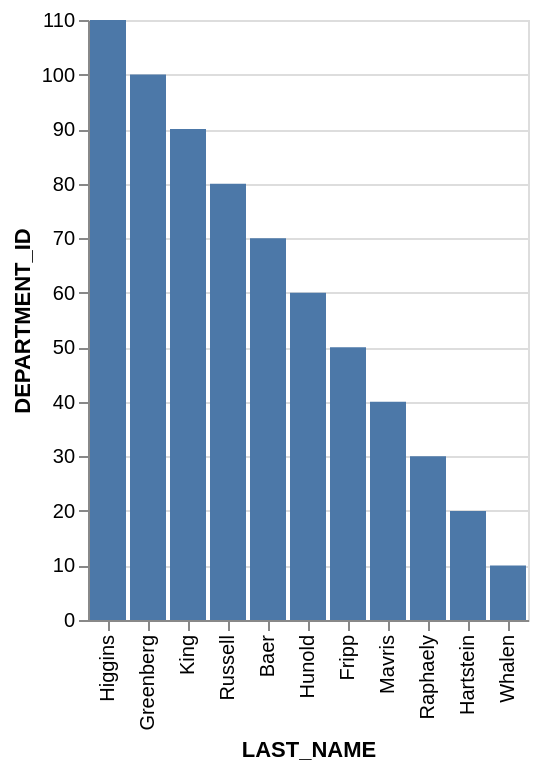

Vega-Lite specification for this chart:
### Vega-Lite specification from a JSON file in a GitHub repository (floating-point values rounded to 4 significant figures)
{"data": {"values": [{"x_data": "Higgins", "y_data": 110}, {"x_data": "Greenberg", "y_data": 100}, {"x_data": "King", "y_data": 90}, {"x_data": "Russell", "y_data": 80}, {"x_data": "Baer", "y_data": 70}, {"x_data": "Hunold", "y_data": 60}, {"x_data": "Fripp", "y_data": 50}, {"x_data": "Mavris", "y_data": 40}, {"x_data": "Raphaely", "y_data": 30}, {"x_data": "Hartstein", "y_data": 20}, {"x_data": "Whalen", "y_data": 10}]}, "mark": "bar", "encoding": {"x": {"field": "x_data", "type": "nominal", "title": "LAST_NAME", "sort": {"op": "sum", "field": "y_data", "order": "descending"}}, "y": {"field": "y_data", "type": "quantitative", "title": "DEPARTMENT_ID"}}}
